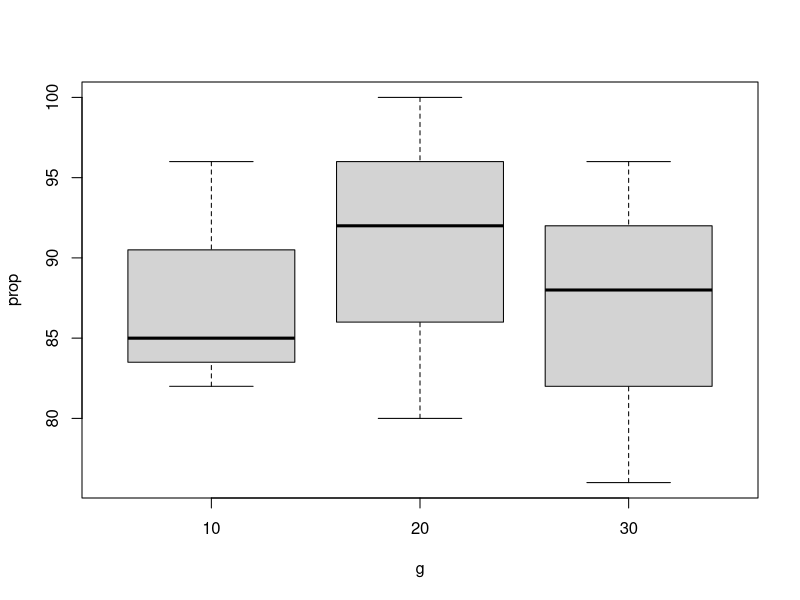
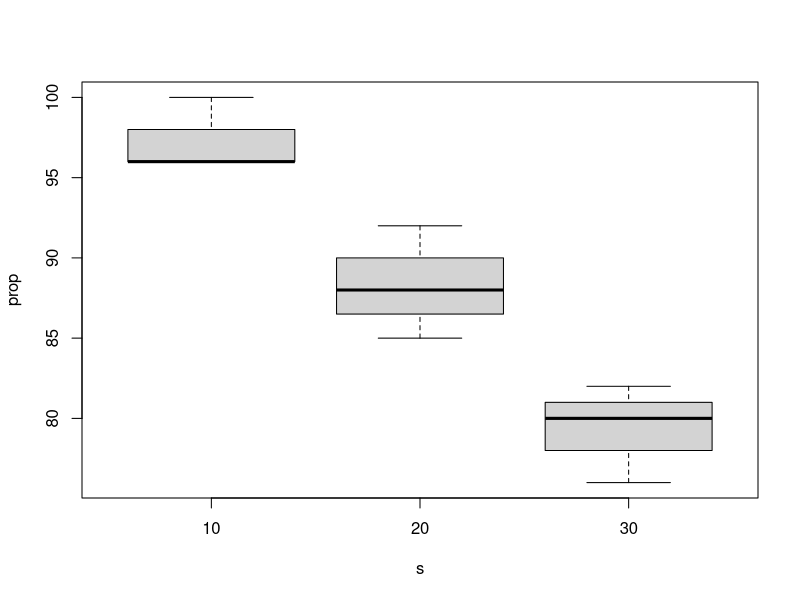

Reproduce these figures in R, in order.
v<-read.table('vriesdroog.txt',header=T)
attach(v)
v
g<-as.factor(glyc)
s<-as.factor(snelh)
lm1<-lm(prop~g+s)
anova(lm1)

lm1

TukeyHSD(aov(prop~g+s))

boxplot(prop~g)
boxplot(prop~s)